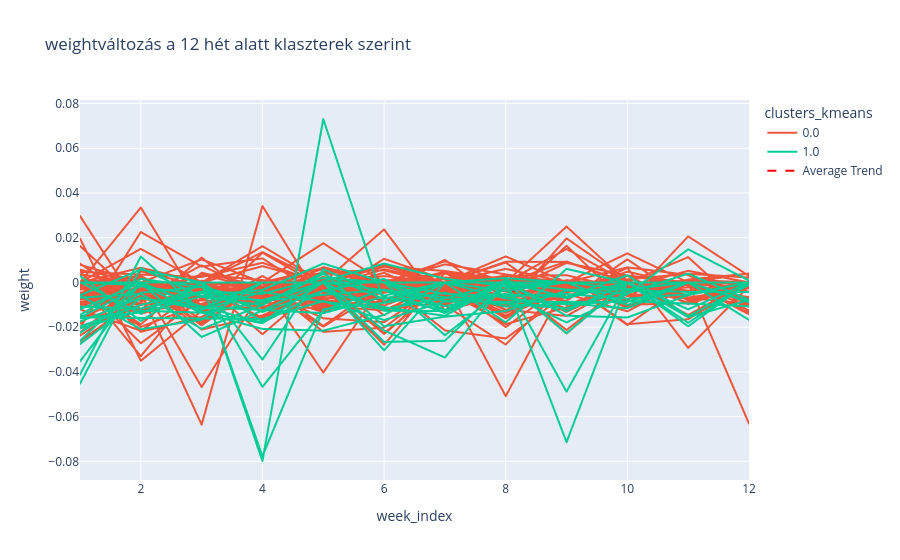

The notebook cell this image was saved under:
### Code cell
#A df_plot segítségével készítsünk egy ábrát, ami minden felhasználóra megmutatja a 12 héten keresztüli értékét és egy piros trend vonalat muatat, hogy a teljes adathalmazra mi volt az átlagos trend. Minden vonalat a neki megfelelő klaszter színnel színez.
fig = px.line(df_plot, x='week_index', y=column_name, color=clustering, line_group='patient_id', hover_data=['patient_id'], title=f'{column_name}változás a 12 hét alatt klaszterek szerint')
# Calculate the average trend line
avg_trend = df_plot.groupby('week_index')[column_name].mean().reset_index()

# Add the average trend line to the figure
fig.add_scatter(x=avg_trend['week_index'], y=avg_trend[column_name], mode='lines', line=dict(color='red', dash='dash'), name='Average Trend')
fig.show()
